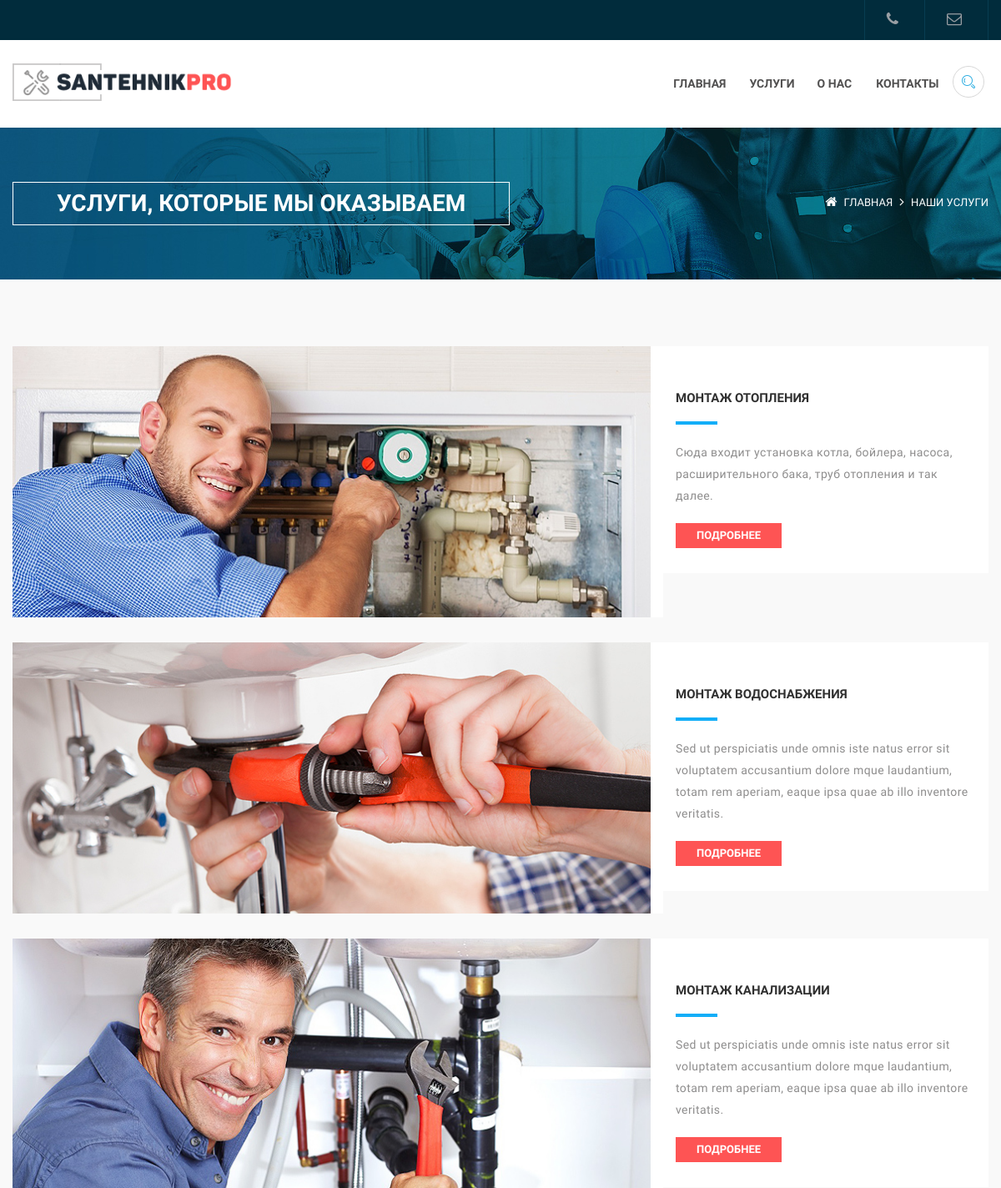
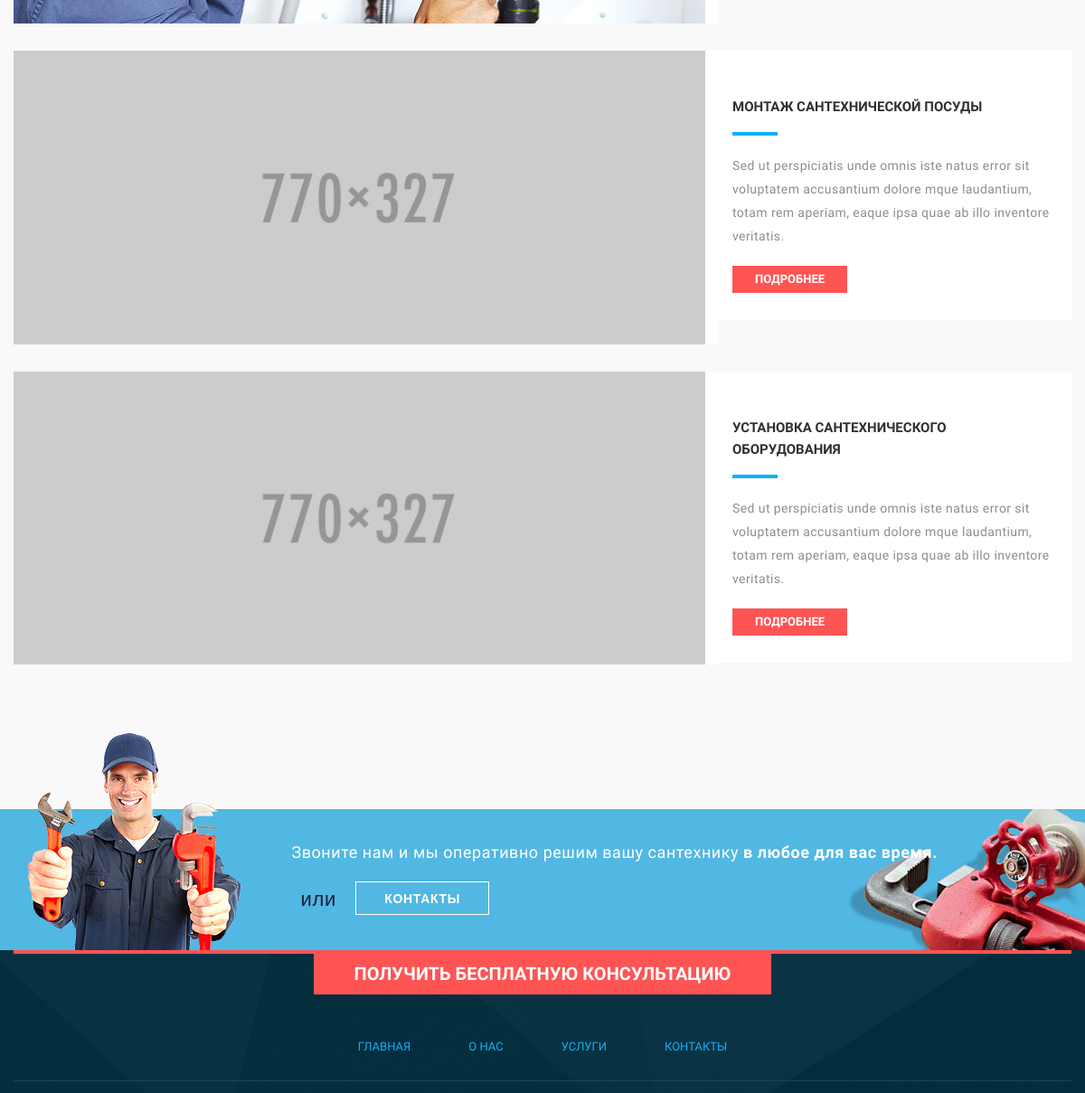
The page /?view=project (upper part) on the database as committed earlier (2 pictures, top to bottom).
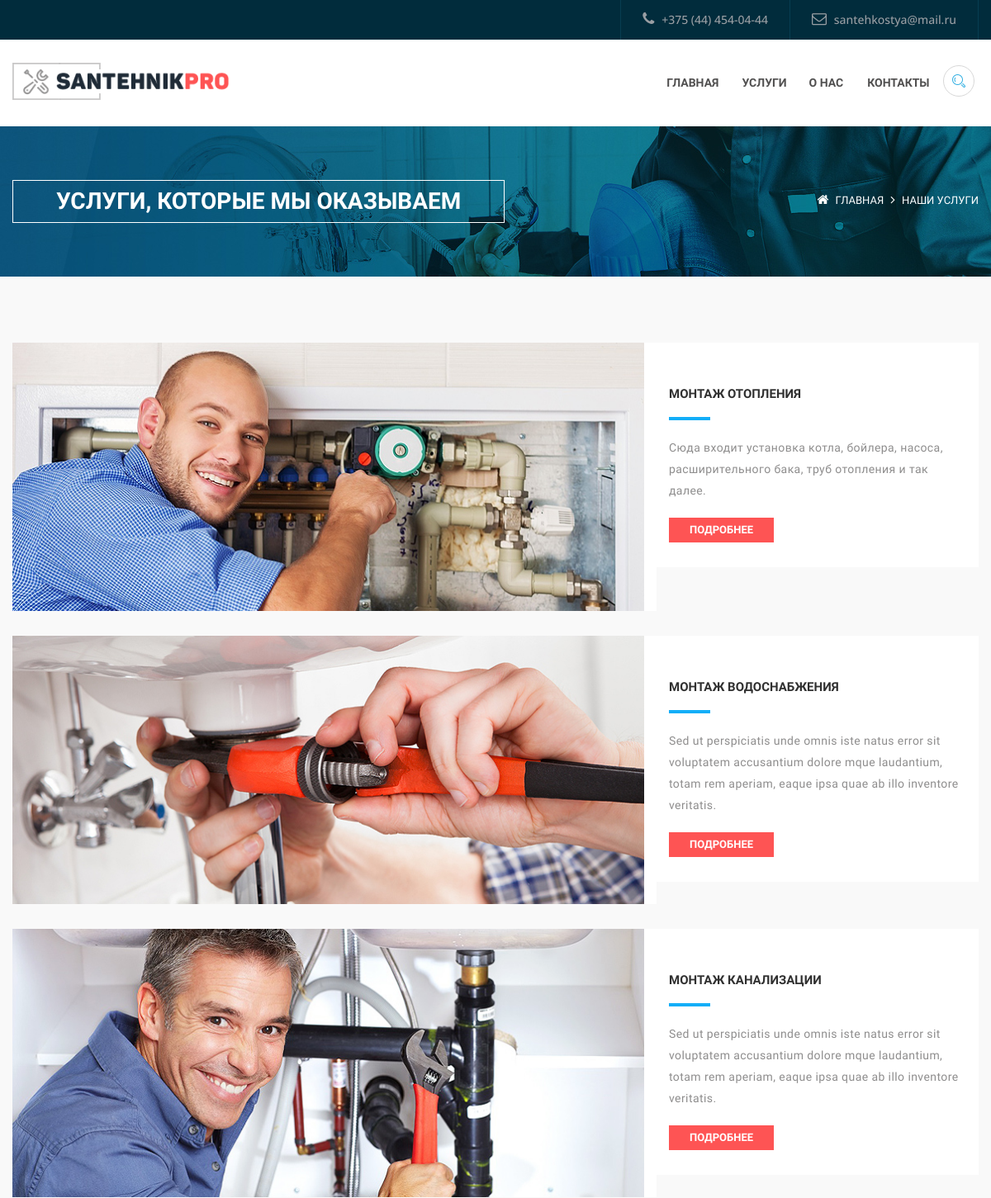
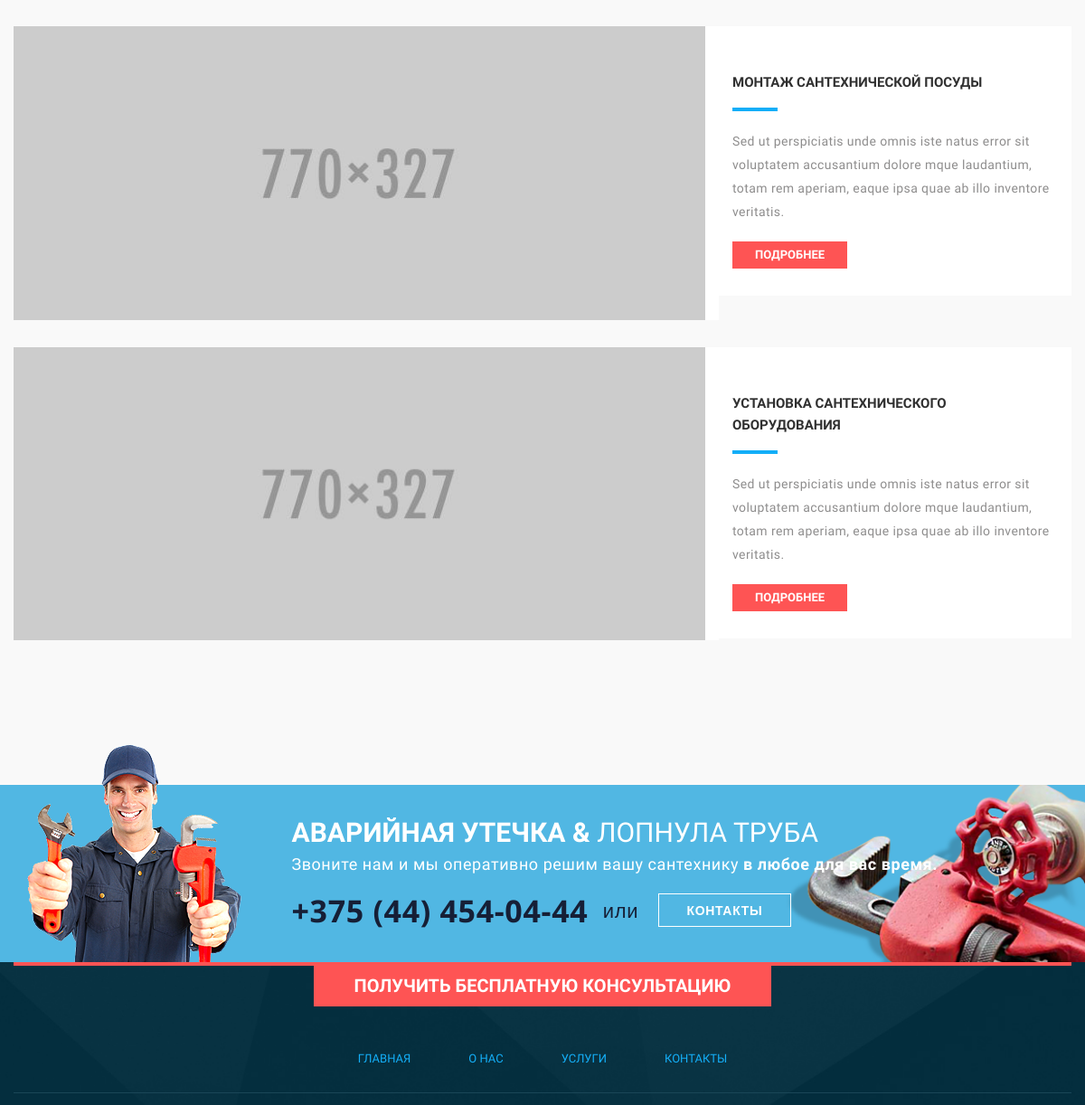
The same page on the database as committed later (2 pictures, top to bottom).
### tables this page shows
CREATE TABLE IF NOT EXISTS `constants` (
  `id` int(3) unsigned NOT NULL AUTO_INCREMENT,
  `title` varchar(255) NOT NULL,
  `name` varchar(255) NOT NULL,
  `text` text NOT NULL,
  PRIMARY KEY (`id`)
);

### views/plumber/index.php (called while the page is built, shortened)
<?php
require_once 'inc/header.php';
include $view.'.php';
require_once 'inc/footer.php';
?>

### controller/controller.php (called while the page is built, shortened)
<?php
$view = empty($_GET['view']) ? 'home' : $_GET['view'];
$page = pages();
$strHeaderTelefon = constants('header_telefon');
$strWithoutLatin = preg_replace('/[^0-9]/', '', $strHeaderTelefon);
require_once TEMPLATE.'index.php';
?>

### index.php (called while the page is built, shortened)
<?php
require_once CONTROLLER;
?>

### model/model.php (called while the page is built, shortened)
<?php
function constants($str){
	global $db;
	$query = "SELECT text FROM constants WHERE name = '$str'";
	$result = mysqli_query($db, $query) or die(mysql_error());
	$string = mysqli_fetch_assoc($result);
	return $string['text'];
}
function pages(){
	global $db;
	$query = "SELECT * FROM pages ORDER BY position, parent_id, name";
	$result = mysqli_query($db, $query) or die(mysql_query(query));
	$page = array();
	while($row = mysqli_fetch_assoc($result)){
		if(!$row['parent_id']){
			$page[$row['id']][] = $row['name'];
			$page[$row['id']][] = $row['url_page'];
		}else{
			$page[$row['parent_id']]['sub'][$row['id']] = $row['name'];
		}
	}
	return $page;
}
?>

### views/plumber/inc/emergency.php (the view)
<section id="emergency" class="team-page">
	<div class="container">
		<div class="row">
			<div class="col-lg-3">
				<img class="wow bounceInLeft" src="<?=TEMPLATE?>img/emergency/man.png" alt="">
			</div>
			<div class="col-lg-offset-3 col-lg-9">
				<?=constants('emergency');?>
				<?=constants('promotional_text');?>
				<p class="phone-contact"><b><?=constants('header_telefon'); ?></b> или <a href="?view=contact" class="hvr-bounce-to-right">Контакты</a></p>
			</div>
		</div>
	</div>
</section>

### views/plumber/inc/header.php (shortened to what this page needs)
<!DOCTYPE html>
<html lang="en">
<head>
	<link rel="stylesheet" href="<?=TEMPLATE?>css/style.css">
	<link rel="stylesheet" href="<?=TEMPLATE?>css/responsive.css">
</head>
<body>
	<section id="topbar">
		<div class="container">
			<div class="row">
				<div class="contact-info pull-right">
					<ul>
					<li><a href="tel:+<?=$strWithoutLatin?>" class="hvr-bounce-to-bottom"><i class="fa fa-phone"></i> <?=constants('header_telefon'); ?> </a></li>
					<li><a href="mailto:<?=constants('header_mail'); ?>" class="hvr-bounce-to-bottom"><i class="fa fa-envelope-o"></i> <?=constants('header_mail'); ?></a></li>
					</ul>
				</div>
			</div>
		</div>
	</section>
	<header>
		<div class="container">
			<div class="row">
				<div class="col-lg-3 col-md-4 col-lg-offset-0 col-md-offset-4 logo">
					<a href="/">
						<img src="<?=TEMPLATE?>img/resources/logo.png" alt="Santehnikpro">
					</a>
				</div>
				<nav class="col-lg-9 col-md-12 col-lg-pull-0 col-md-pull-1 mainmenu-container">
					<ul class="top-icons-wrap pull-right">
						<li class="top-icons search"><a href="#"><i class="icon icon-Search"></i></a></li>
					</ul>
					<ul class="mainmenu pull-right">
						<?php foreach($page as $key => $item): ?>
							<?php if(count($item) == 2): ?>
								<li><a href="?view=<?=$item[1]?>" class="hvr-overline-from-left"><?=$item[0]?></a></li>
							<?php endif; ?>
							<?php if(count($item) > 2): ?>
							<li>
								<a href="?view=<?=$item[1]?>" class="hvr-overline-from-left"><?=$item[0]?></a>
							</li>
							<?php endif; ?>
						<?php endforeach; ?>
					</ul>
				</nav>
			</div>
		</div>
	</header>

Rows that differ between the two databases and show on the page:
now on this page (row edited): constants: text "+375 (44) 454-04-44"
added constants: text "santehkostya@mail.ru"
added constants: text "АВАРИЙНАЯ УТЕЧКА & ЛОПНУЛА ТРУБА"
